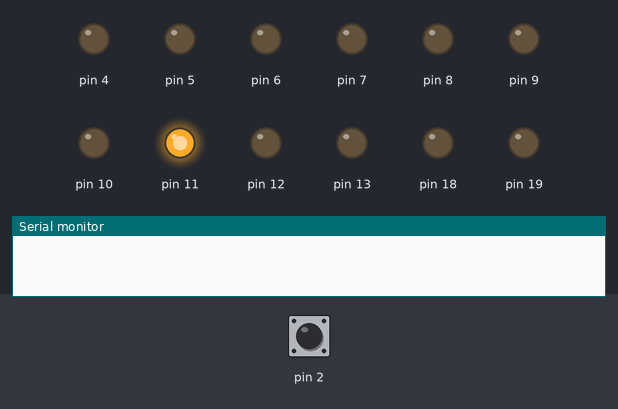
A sketch run on a simulated Arduino Uno, built with avr-gcc and run on an emulated ATmega328P. Parts: output pins drawn as LEDs (lit = HIGH), the last lines printed to the serial monitor. The test bench sets the inputs (shaded band); at power-on: pin 2 LOW.

Above: at 1.2 s.
1.3 s: pin 2 driven HIGH
At 2.1 s:
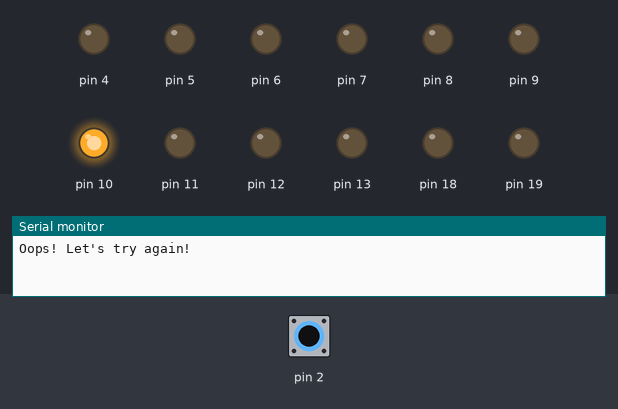
4.3 s: pin 2 pulsed LOW 2 times (0.12 s each, 0.3 s apart)
At 5.8 s:
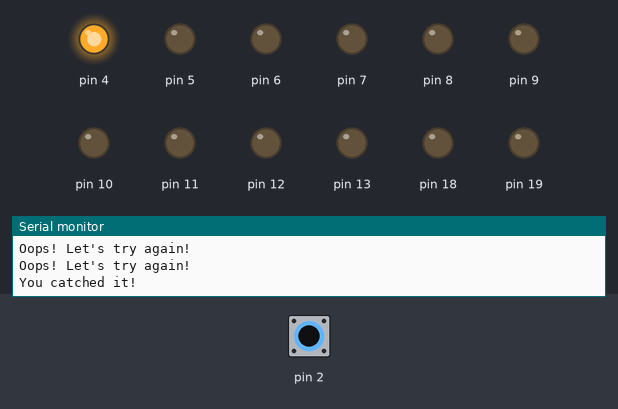
Timing chart, 0 to 16.9 s (numbered marks = the images above; inputs shaded):
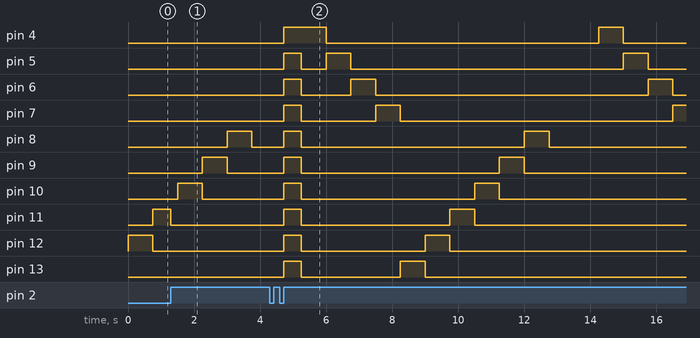

The sketch:

12led_level1_mode1.ino
```cpp
// C++ code

int i = 0;
int score = 0;

int diff = 1; //difficulty of the game (speed of LEDs blinking)
int tint = 750; //time intervals

int led_0 = 1;
int led_1 = 0; //target
int led_2 = 0;
int led_3 = 0;
int led_4 = 0; //target
int led_5 = 0;
int led_6 = 0;
int led_7 = 0; //target
int led_8 = 0;
int led_9 = 0;
int led_10 = 0; //target
int led_11 = 0;
int led_12 = 0; //temporary variable

void setup()
{
    Serial.begin(9600);

    //7 LEDs
    pinMode(13, OUTPUT);
    pinMode(12, OUTPUT);
    pinMode(11, OUTPUT);
    pinMode(10, OUTPUT);
    pinMode(9, OUTPUT);
    pinMode(8, OUTPUT);
    pinMode(7, OUTPUT);
    pinMode(6, OUTPUT);
    pinMode(5, OUTPUT);
    pinMode(4, OUTPUT);
    pinMode(19, OUTPUT);
    pinMode(18, OUTPUT);

    digitalWrite(13, LOW);
    digitalWrite(12, LOW);
    digitalWrite(11, LOW);
    digitalWrite(10, LOW);
    digitalWrite(9, LOW);
    digitalWrite(8, LOW);
    digitalWrite(7, LOW);
    digitalWrite(6, LOW);
    digitalWrite(5, LOW);
    digitalWrite(4, LOW);
    digitalWrite(19, LOW);
    digitalWrite(18, LOW);

    //Declare the CATCH button
    attachInterrupt(digitalPinToInterrupt(2), check, RISING);
}

void loop()
{
      led_12 = led_11;
      led_11 = led_10;
      led_10 = led_9;
      led_9 = led_8;
      led_8 = led_7;
      led_7 = led_6;
      led_6 = led_5;
      led_5 = led_4;
      led_4 = led_3;
      led_3 = led_2;
      led_2 = led_1;
      led_1 = led_0;
      led_0 = led_12;

      digitalWrite(13, led_0);
      digitalWrite(12, led_1);
      digitalWrite(11, led_2);
      digitalWrite(10, led_3);
      digitalWrite(9, led_4);
      digitalWrite(8, led_5);
      digitalWrite(19, led_6);
      digitalWrite(18, led_7);
      digitalWrite(4, led_8);
      digitalWrite(5, led_9);
      digitalWrite(6, led_10);
      digitalWrite(7, led_11);

      delay(tint);
}

void check()
{

 if (led_1 == HIGH || led_4 == HIGH || led_7 == HIGH || led_10 == HIGH)
 {
  //Win
   Serial.println("You catched it!");
   digitalWrite(13, HIGH);
   digitalWrite(12, HIGH);
   digitalWrite(11, HIGH);
   digitalWrite(10, HIGH);
   digitalWrite(9, HIGH);
   digitalWrite(8, HIGH);
   digitalWrite(19, HIGH);
   digitalWrite(18, HIGH);
   digitalWrite(4, HIGH);
   digitalWrite(5, HIGH);
   digitalWrite(6, HIGH);
   digitalWrite(7, HIGH);
   delay(tint);
 }
 else
 {
   //Lose
   Serial.println("Oops! Let's try again!");
   digitalWrite(13, LOW);
   digitalWrite(12, LOW);
   digitalWrite(11, LOW);
   digitalWrite(10, LOW);
   digitalWrite(9, LOW);
   digitalWrite(8, LOW);
   digitalWrite(19, LOW);
   digitalWrite(18, LOW);
   digitalWrite(4, LOW);
   digitalWrite(5, LOW);
   digitalWrite(6, LOW);
   digitalWrite(7, LOW);
   delay(tint);
 }
}
```

Measured:
- by itself, pin 18: alternates HIGH for 0.75 s and LOW for 8.3 s
